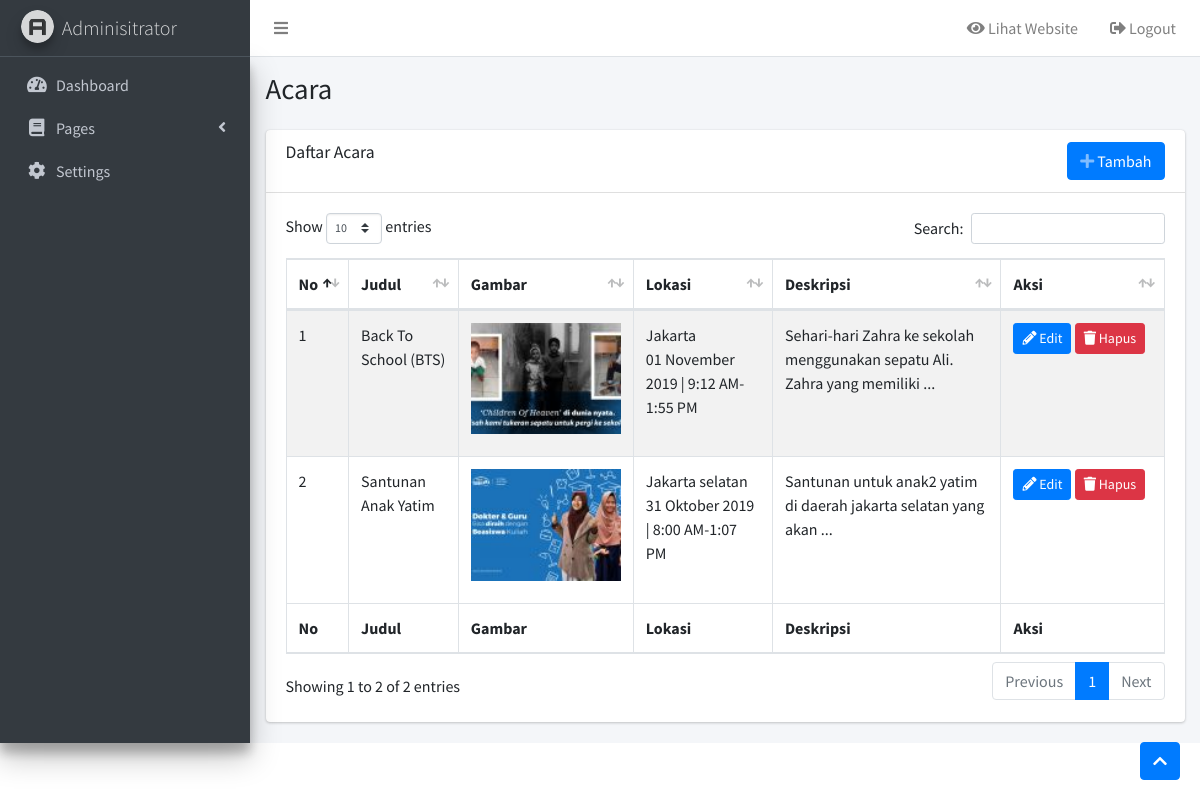
Screenshot of /admin/index.php?content=acara (signed in) with the database file from the repository.
### tables this page shows
CREATE TABLE `acara` (
  `id` int(50) NOT NULL,
  `judul` varchar(255) NOT NULL,
  `url` varchar(255) NOT NULL,
  `gambar` varchar(255) NOT NULL,
  `tanggal_posting` date NOT NULL,
  `tanggal` date NOT NULL,
  `jam_mulai` varchar(20) NOT NULL,
  `jam_selesai` varchar(20) NOT NULL,
  `alamat` varchar(255) NOT NULL,
  `deskripsi` text NOT NULL,
  `user` int(10) NOT NULL
);

### func/func_table.php (the view)
<?php
function buka_tabel_program($judul)
{
	echo '
	<div class="card-body">
        <table id="example1" class="table table-bordered table-striped">
            <thead>
                <tr>
					<th style="width: 10px">No</th>';
	foreach ($judul as $jdl) {
		echo '<th>' . $jdl . '</th>';
	}
	echo '
					<th style="width: 120px">Aksi</th>
				</tr>
			</thead>
			<tbody>';
}
function isi_table_program($no, $data, $link, $id, $edit = true, $hapus = true)
{
	echo '
				<tr>
					<td>' . $no . '</td>';
	foreach ($data as $dt) {
		echo '<td>' . $dt . '</td>';
	}
	echo '<td>';
	if ($edit) {
		echo '<a href="' . $link . '&show=form&id=' . $id . '" class="btn btn-primary btn-sm">
				<i class="fas fa-pencil-alt"></i> Edit
			</a> ';
	}
	if ($hapus) {
		echo '<a href="' . $link . '&show=delete&id=' . $id . '" class="btn btn-danger btn-sm">
				<i class="fas fa-trash"></i> Hapus
			</a>';
	}
	echo '</td>
		</tr>';
}
function tutup_tabel_program($judul)
{
	echo '
			</tbody>
			<tfoot>
				<tr>
					<th style="width: 10px">No</th>';
	foreach ($judul as $jdl) {
		echo '<th>' . $jdl . '</th>';
	}
	echo '
					<th style="width: 90px">Aksi</th>
				</tr>
			</tfoot>
		</table>
	</div>';
}
?>

### admin/page-content.php (shortened to what this page needs)
<?php
$content = isset($_GET['content']) ? $_GET['content'] : 'dashboard';
$kosong = true;
$page = array('dashboard','setting','tentang-kami','program','acara','blog','sukarelawan','kategori-program');
foreach($page as $pg){
	if($content == $pg and $kosong){
		include 'page-content/'.$pg.'.php';
		$kosong = false;
	}
}
?>

### admin/page-content/acara.php (shortened to what this page needs)
<?php
$show = isset($_GET['show']) ? $_GET['show'] : "";
$link = "?content=acara";
switch($show){
    default:
    echo'
    <section class="content-header">
        <div class="container-fluid">
            <div class="row mb-2">
                <div class="col-sm-6">
                    <h1>Acara</h1>
                </div>
            </div>
        </div>
    </section>
    <section class="content">
        <div class="container-fluid">
            <div class="card">
                <div class="card-header">
                    <h3 class="card-title">Daftar Acara</h3>
                    <a href="'.$link.'&show=form" class="btn btn-primary btn-icon-split" style="float: right!important;">
                        <span class="icon text-white-50">
                            <i class="fas fa-plus"></i>
                        </span>
                        <span class="text">Tambah</span>
                    </a>
                </div>
    ';
                buka_tabel_program(array("Judul","Gambar","Lokasi","Deskripsi"));
                $no = 1;
                $query = $mysqli->query("SELECT * FROM acara ORDER BY id DESC");
                while ($data = $query->fetch_array()) {
                    $judul = $data['judul'];
                    $gambar = $data['gambar'];
                    if($gambar){
                        $pic = "../img/thumbs/".$gambar;
                    }
                    $tanggal = $data['tanggal'];
                    $jam_mulai = $data['jam_mulai'];
                    $jam_selesai = $data['jam_selesai'];
                    $alamat = $data['alamat'];
                    $deskripsi = $data['deskripsi'];
                    isi_table_program($no, array($judul, "<img src='".$pic."' width='150' style='margin-bottom: 10px'>", $alamat."<br>".tgl_indonesia($tanggal)." | ".$jam_mulai."-".$jam_selesai, limit_words(strip_tags($deskripsi),10)),$link ,$data['id']);
                    $no++;
                }
                tutup_tabel_program(array("Judul","Gambar","Lokasi","Deskripsi"));
    echo'
            </div>
        </div>
    </section>
    ';
        break;
}
?>

### rows the page displays
acara: no "1", dt "Back To School (BTS)", dt "Jakarta 01 November 2019 | 9:12 AM-1:55 PM", dt "Sehari-hari Zahra ke sekolah menggunakan sepatu Ali. Zahra yang memiliki ..."
acara: no "2", dt "Santunan Anak Yatim", dt "Jakarta selatan 31 Oktober 2019 | 8:00 AM-1:07 PM", dt "Santunan untuk anak2 yatim di daerah jakarta selatan yang akan ..."

### other values shown
$jdl "Judul"
$jdl "Gambar"
$jdl "Lokasi"
$jdl "Deskripsi"
